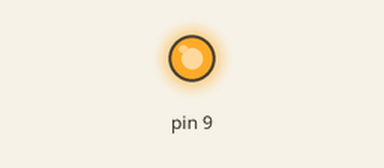
A sketch run on a simulated Arduino Uno, built with avr-gcc and run on an emulated ATmega328P. On the bench: output pins drawn as LEDs (lit = HIGH). What the sketch prints to the serial monitor is not drawn.

Above: at 2.4 s.
Timing chart, 0 to 3.9 s (numbered marks = the images above):
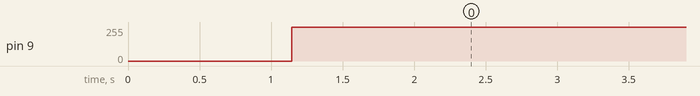

The sketch:

buzzer_PhizoBuzzer.ino
```cpp
//PHIZOBUZZER SEEDSTUDIO.COM

void setup() {
//  int 9;
  Serial.begin(9600);
  pinMode(9,OUTPUT);
}

void loop() {
  for(int i=0;i<=255;i++)
  {
   analogWrite(9,i);
   Serial.println(i);
  }

  for(int i=255;i>=0;i--)
  {
     Serial.println(i);
     analogWrite(9,i);
  }
}
```

Measured:
- by itself, pin 9: 0/255 → 255/255 at 1.1 s
